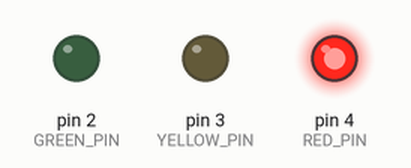
Bench run of a sketch on a simulated Arduino Uno, built with avr-gcc and run on an emulated ATmega328P. Shown: output pins drawn as LEDs (lit = HIGH). What the sketch prints to the serial monitor is not drawn.

Above: at 2.5 s.
At 7.5 s:
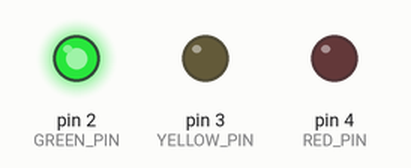
At 11.0 s:
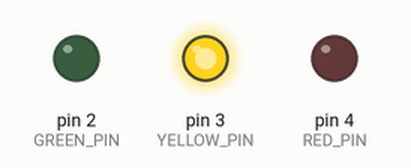
Timing chart, 0 to 15.6 s (numbered marks = the images above):
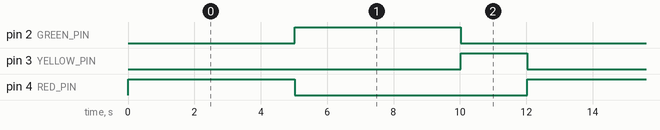

Measured:
- by itself, pin 2 (GREEN_PIN), pin 4 (RED_PIN): alternates HIGH for 5.0 s and LOW for 7.0 s
- by itself, pin 3 (YELLOW_PIN): alternates HIGH for 2.0 s and LOW for 10.0 s
- by itself, everything shown: repeats every 12.0 s, in 3 steps

The sketch:

01_traffic_light_timer.ino
```cpp
/*
 * Session 6: Think Like a Programmer
 * Program 1: Traffic Light with Timer
 *
 * Demonstrates: conditions, timing, loops, sequential logic
 *
 * Description:
 * Simulates a traffic light cycle (RED → GREEN → YELLOW → RED).
 * Uses a for loop for countdown timing and conditions for state changes.
 * Displays countdown on Serial Monitor.
 *
 * Wiring:
 * - Red LED    → pin 4 (with 330 ohm resistor)
 * - Yellow LED → pin 3 (with 330 ohm resistor)
 * - Green LED  → pin 2 (with 330 ohm resistor)
 *
 * Concepts practiced:
 * - Variables (pin numbers, timing values)
 * - Constants (timing durations)
 * - For loops (countdown)
 * - Functions (allOff, setLight)
 * - Sequential logic (state machine)
 */

const int RED_PIN = 4;
const int YELLOW_PIN = 3;
const int GREEN_PIN = 2;

const int RED_TIME = 5;      // seconds
const int GREEN_TIME = 5;    // seconds
const int YELLOW_TIME = 2;   // seconds

void setup() {
  Serial.begin(9600);
  pinMode(RED_PIN, OUTPUT);
  pinMode(YELLOW_PIN, OUTPUT);
  pinMode(GREEN_PIN, OUTPUT);

  Serial.println("=== Traffic Light System ===");
  Serial.println("Cycle: RED -> GREEN -> YELLOW -> RED");
  Serial.println();
}

void loop() {
  // RED phase
  setLight("RED", RED_PIN, RED_TIME);

  // GREEN phase
  setLight("GREEN", GREEN_PIN, GREEN_TIME);

  // YELLOW phase
  setLight("YELLOW", YELLOW_PIN, YELLOW_TIME);
}

// Function: turn off all LEDs
void allOff() {
  digitalWrite(RED_PIN, LOW);
  digitalWrite(YELLOW_PIN, LOW);
  digitalWrite(GREEN_PIN, LOW);
}

// Function: set a traffic light phase with countdown
void setLight(const char* name, int pin, int duration) {
  allOff();
  digitalWrite(pin, HIGH);

  Serial.print(name);
  Serial.print(" - countdown: ");

  // For loop countdown
  for (int i = duration; i > 0; i--) {
    Serial.print(i);
    Serial.print(" ");
    delay(1000);
  }

  Serial.println("-> SWITCH!");
}
```
